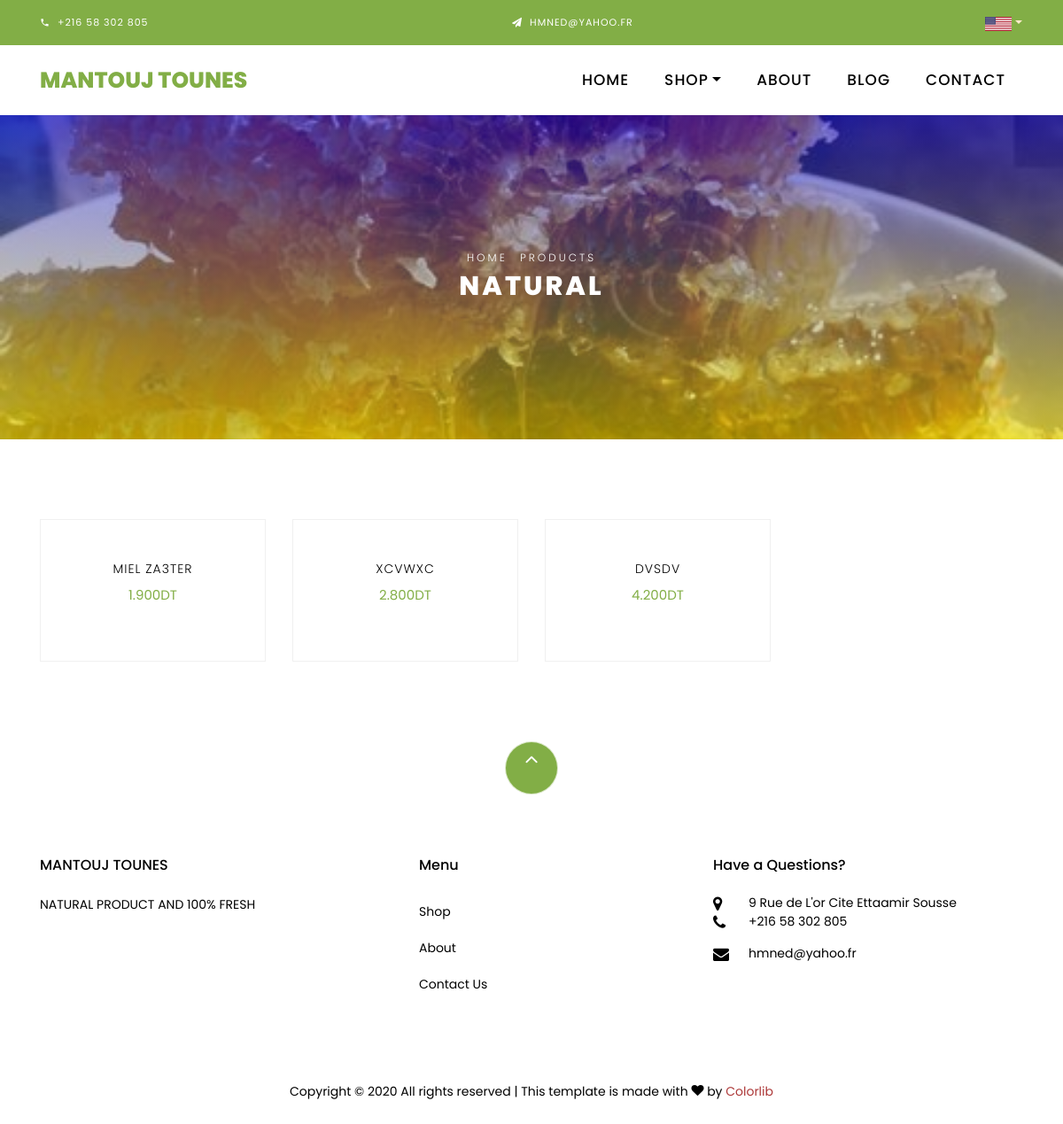
The page /shop on the database as committed earlier.
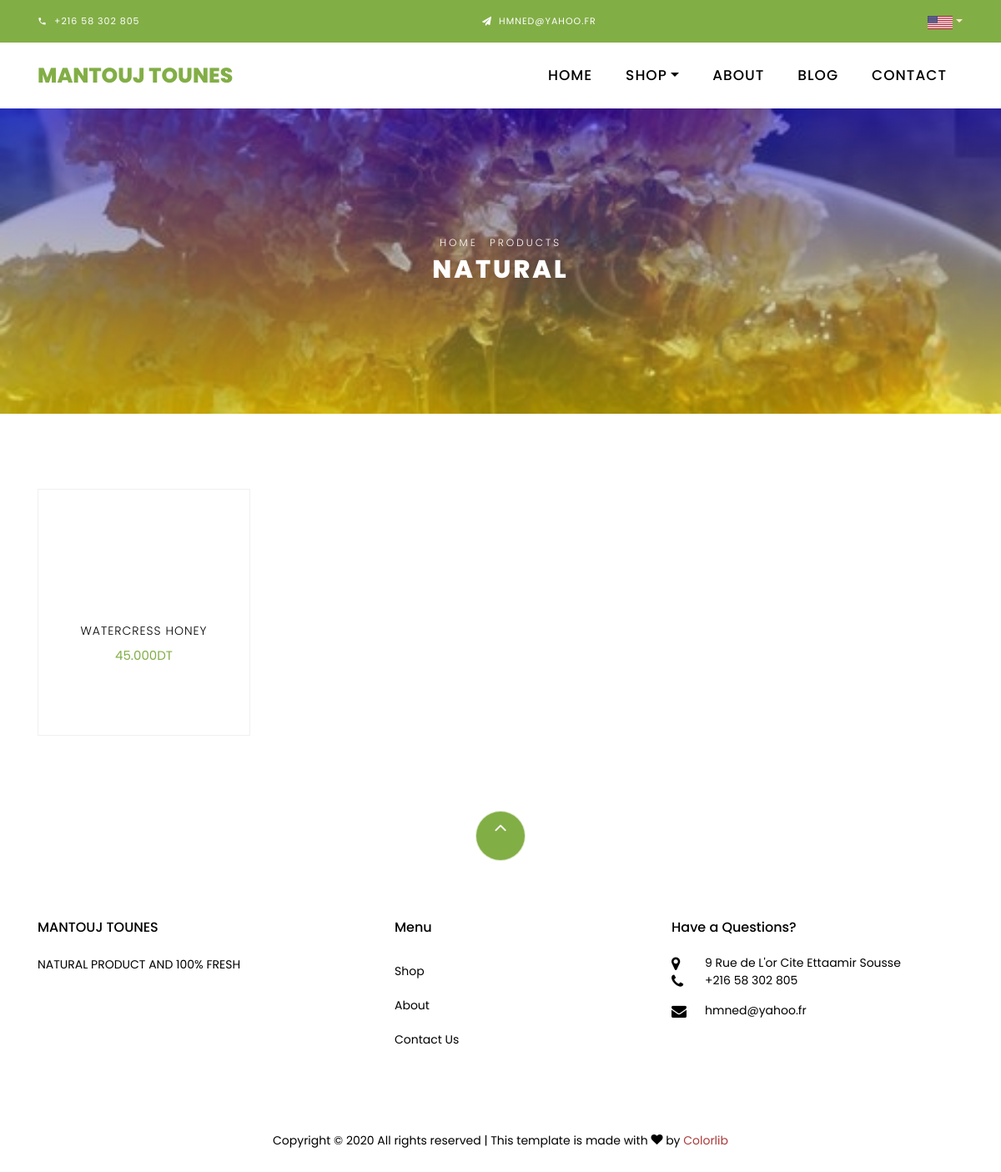
The same page on the database as committed later.
### princ/models.py (models this page shows, shortened)
class NaturalProduct(models.Model):
    name = models.CharField(max_length=50000)
    price = models.DecimalField(decimal_places=3, max_digits=6)
    image = models.ImageField(upload_to='pics')
    description = models.TextField(max_length=10000000)

### princ/views.py (the view)
# urls.py: path('shop', views.natural, name='natural'),
def natural(request):
    Products = NaturalProduct.objects.all()
    return render(request, 'shop.html', context={'products': Products})

### template/shop.html (shortened to what the changed rows need)
{% load static %}
<!DOCTYPE html>
<html lang="en">
  <head>
    <link rel="stylesheet" href="{% static 'css/open-iconic-bootstrap.min.css' %}">
    <link rel="stylesheet" href="{% static 'css/animate.css' %}">
    <link rel="stylesheet" href="{% static 'css/owl.carousel.min.css' %}">
    <link rel="stylesheet" href="{% static 'css/owl.theme.default.min.css' %}">
    <link rel="stylesheet" href="{% static 'css/magnific-popup.css' %}">
    <link rel="stylesheet" href="{% static 'css/aos.css' %}">
    <link rel="stylesheet" href="{% static 'css/ionicons.min.css' %}">
    <link rel="stylesheet" href="{% static 'css/bootstrap-datepicker.css' %}">
    <link rel="stylesheet" href="{% static 'css/jquery.timepicker.css' %}">
    <link rel="stylesheet" href="{% static 'css/flaticon.css' %}">
    <link rel="stylesheet" href="{% static 'css/icomoon.css' %}">
    <link rel="stylesheet" href="{% static 'css/style.css' %}">
  </head>
  <body class="goto-here">
    <div class="hero-wrap hero-bread" style="background-image:linear-gradient(rgba(0, 0, 255, 0.5), rgba(255, 255, 0, 0.5)), url({% static 'images/img6.jpg' %});">
      <div class="container">
        <div class="row no-gutters slider-text align-items-center justify-content-center">
          <div class="col-md-9 ftco-animate text-center">
            <h1 class="mb-0 bread">Natural</h1>
          </div>
        </div>
      </div>
    </div>
    <section class="ftco-section">
    	<div class="container">
    		<div class="row">
    			{% for prod in products %}
    			<div class="col-md-6 col-lg-3 ftco-animate">
    				<div class="product">
    					<a href="#" class="img-prod"><img class="img-fluid" src="{{ prod.image.url }}" alt="Colorlib Template">
    					</a>
    					<div class="text py-3 pb-4 px-3 text-center">
    						<h3><a href="#">{{ prod.name }}</a></h3>
    						<div class="d-flex">
    							<div class="pricing">
                    <p class="price"><span class="price-sale">{{ prod.price }}DT</span>
                      <h3><a href="#">{{ prod.description }}</a></h3></p>
		    					</div>
	    					</div>
    					</div>
    				</div>
          </div>
          {% endfor %}
    		</div>
    	</div>
    </section>
    <footer class="ftco-footer ftco-section">
      <div class="container">
        <div class="row mb-5">
          <div class="col-md">
            <div class="ftco-footer-widget mb-4">
              <h2 class="ftco-heading-2">MANTOUJ TOUNES</h2>
            </div>
          </div>
          <div class="col-md">
            <div class="ftco-footer-widget mb-4 ml-md-5">
              <h2 class="ftco-heading-2">Menu</h2>
            </div>
          </div>
          <div class="col-md">
            <div class="ftco-footer-widget mb-4">
              <h2 class="ftco-heading-2">Have a Questions?</h2>
            </div>
          </div>
        </div>
      </div>
    </footer>
  </body>
</html>

Rows that differ between the two databases and show on the page:
removed NaturalProduct: name "MIEL ZA3TER", price "1.900"
removed NaturalProduct: name "XCVWXC", price "2.800"
removed NaturalProduct: name "DVSDV", price "4.200"
added NaturalProduct: name "WATERCRESS HONEY", price "45.000"
